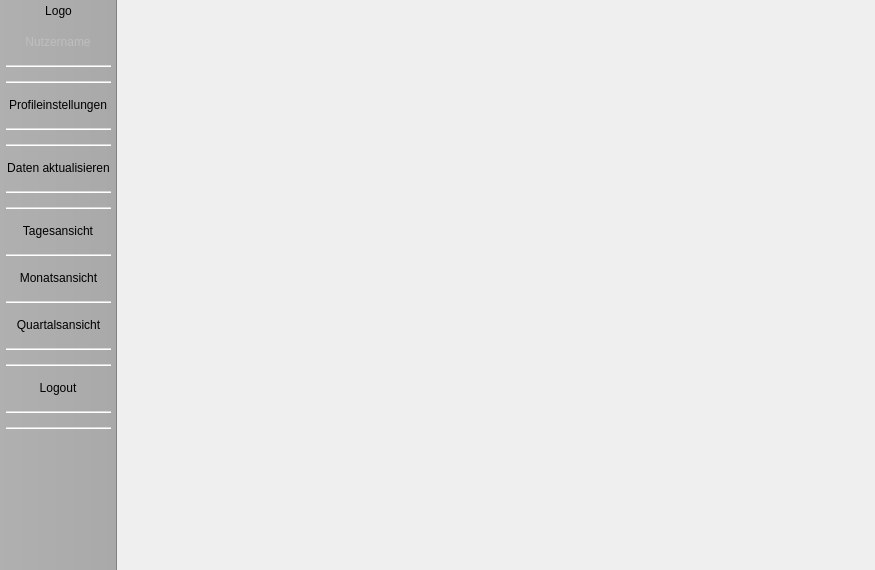
<?xml version="1.0" encoding="UTF-8"?>
<ui version="4.0">
 <class>UserWindow</class>
 <widget class="QMainWindow" name="UserWindow">
  <property name="geometry">
   <rect>
    <x>0</x>
    <y>0</y>
    <width>875</width>
    <height>570</height>
   </rect>
  </property>
  <property name="windowTitle">
   <string>DiaThesis</string>
  </property>
  <property name="styleSheet">
   <string notr="true">QToolBar {
    background: darkgrey;
    spacing: 10px; /* spacing between items in the tool bar */

}
</string>
  </property>
  <widget class="QWidget" name="centralwidget">
   <layout class="QGridLayout" name="gridLayout">
    <item row="1" column="0">
     <widget class="QStackedWidget" name="mainStackWidget">
      <property name="currentIndex">
       <number>2</number>
      </property>
      <widget class="QWidget" name="profilePage">
       <layout class="QGridLayout" name="gridLayout_6">
        <item row="0" column="0">
         <widget class="QLabel" name="Profileinstellungen_lb">
          <property name="text">
           <string>Profileinstellungen</string>
          </property>
         </widget>
        </item>
       </layout>
      </widget>
      <widget class="QWidget" name="GetDataPage">
       <layout class="QGridLayout" name="gridLayout_5">
        <item row="0" column="0">
         <widget class="QPushButton" name="getNewData_btn">
          <property name="text">
           <string>Neue Daten abholen (Serversynchro)</string>
          </property>
         </widget>
        </item>
       </layout>
      </widget>
      <widget class="QWidget" name="DayViewPage">
       <layout class="QGridLayout" name="gridLayout_4">
        <item row="0" column="0">
         <widget class="QCustomPlot" name="Tagesplot" native="true"/>
        </item>
       </layout>
      </widget>
      <widget class="QWidget" name="MonthViewPage">
       <layout class="QGridLayout" name="gridLayout_3">
        <item row="0" column="0">
         <widget class="QCustomPlot" name="Monatplot" native="true">
          <property name="contextMenuPolicy">
           <enum>Qt::NoContextMenu</enum>
          </property>
         </widget>
        </item>
       </layout>
      </widget>
      <widget class="QWidget" name="QuartalViewPage">
       <layout class="QGridLayout" name="gridLayout_2">
        <item row="1" column="0">
         <widget class="QCustomPlot" name="Quartalsplot" native="true"/>
        </item>
       </layout>
      </widget>
     </widget>
    </item>
   </layout>
  </widget>
  <widget class="QToolBar" name="toolBar">
   <property name="enabled">
    <bool>true</bool>
   </property>
   <property name="windowTitle">
    <string>toolBar</string>
   </property>
   <property name="styleSheet">
    <string notr="true">QToolBar {
    background:darkgrey;
    spacing: 10px; /* spacing between items in the tool bar */
}
</string>
   </property>
   <property name="movable">
    <bool>false</bool>
   </property>
   <property name="toolButtonStyle">
    <enum>Qt::ToolButtonTextBesideIcon</enum>
   </property>
   <property name="floatable">
    <bool>false</bool>
   </property>
   <attribute name="toolBarArea">
    <enum>LeftToolBarArea</enum>
   </attribute>
   <attribute name="toolBarBreak">
    <bool>false</bool>
   </attribute>
   <addaction name="actionLogo"/>
   <addaction name="actionNutzername"/>
   <addaction name="separator"/>
   <addaction name="separator"/>
   <addaction name="actionProfileinstellungen"/>
   <addaction name="separator"/>
   <addaction name="separator"/>
   <addaction name="actionDaten_aktualisieren"/>
   <addaction name="separator"/>
   <addaction name="separator"/>
   <addaction name="actionTagesansicht"/>
   <addaction name="separator"/>
   <addaction name="actionMonatsansicht"/>
   <addaction name="separator"/>
   <addaction name="actionQuartalsansicht"/>
   <addaction name="separator"/>
   <addaction name="separator"/>
   <addaction name="actionLogout"/>
   <addaction name="separator"/>
   <addaction name="separator"/>
  </widget>
  <action name="actionProfileinstellungen">
   <property name="checkable">
    <bool>false</bool>
   </property>
   <property name="text">
    <string>Profileinstellungen</string>
   </property>
  </action>
  <action name="actionNutzername">
   <property name="enabled">
    <bool>false</bool>
   </property>
   <property name="text">
    <string>Nutzername</string>
   </property>
  </action>
  <action name="actionDaten_aktualisieren">
   <property name="text">
    <string>Daten aktualisieren</string>
   </property>
  </action>
  <action name="actionTagesansicht">
   <property name="text">
    <string>Tagesansicht</string>
   </property>
  </action>
  <action name="actionMonatsansicht">
   <property name="text">
    <string>Monatsansicht</string>
   </property>
  </action>
  <action name="actionQuartalsansicht">
   <property name="text">
    <string>Quartalsansicht</string>
   </property>
  </action>
  <action name="actionLogout">
   <property name="text">
    <string>Logout</string>
   </property>
   <property name="visible">
    <bool>true</bool>
   </property>
  </action>
  <action name="actionLogo">
   <property name="icon">
    <iconset>
     <normaloff>Pictures/Logo_DiaThesis.png</normaloff>Pictures/Logo_DiaThesis.png</iconset>
   </property>
   <property name="text">
    <string>Logo</string>
   </property>
  </action>
 </widget>
 <customwidgets>
  <customwidget>
   <class>QCustomPlot</class>
   <extends>QWidget</extends>
   <header>Scripts/UI/qcustomplot.h</header>
   <container>1</container>
  </customwidget>
 </customwidgets>
 <resources/>
 <connections/>
</ui>
